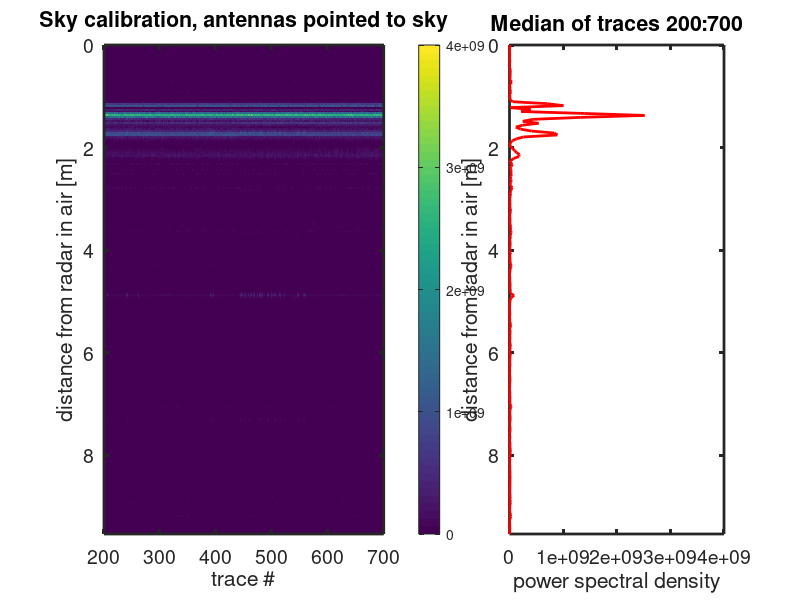
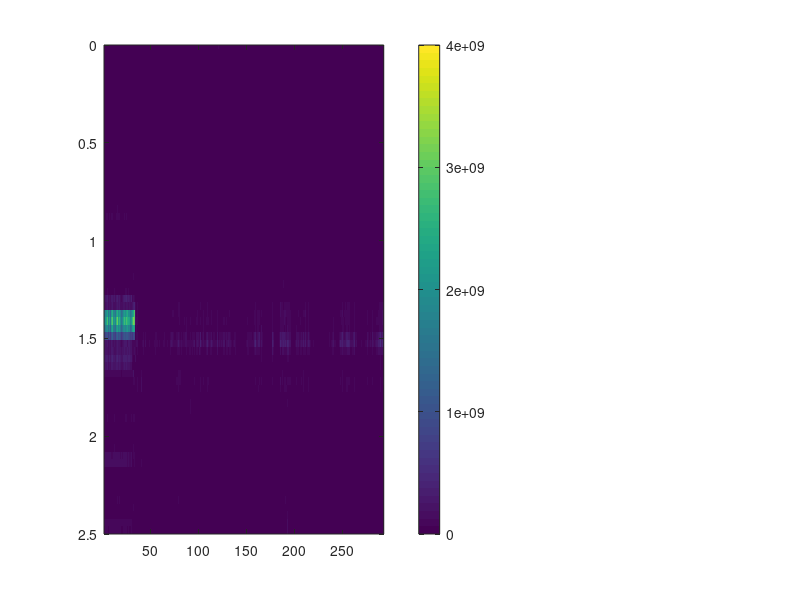

Here is the MATLAB script that generated these plots, in order: (Note: this script raises an error after producing the figures.)
% Radar test at Cat Creek Summit 12/23/2022
% HP Marshall
% Radar by Adrian Tang et al, JPL and UCLA, as part of NASA IIP20

flow=15e9; % [Hz] start freq
fhigh=15.996e9; % [Hz] stop freq
BW=fhigh-flow; % [Hz] bandwidth
Tpl=67.55e-6; % [s] pulse length
Fs=122.88e6; % [Hz] sample rate
v=3.0e8; % [m/s] speed in air

N=2^15; % number of points in FFT

w=(0:N/2-1)/(N)*Fs; % frequencies sampled

d=0.5*w*Tpl/(BW)*v;

%%

%%d=0.5*w*Tpl/(BW)*v;
% first plot sky calibration
D=load('skycal.csv');
D=D'; % transpose due to collection in row vectors
Fs=120e6; % sample frequency
[nr,nc]=size(D);
ix=1:nc; iy=1:nr; d2=d(1:nr)
figure(1);clf
subplot(1,5,1:3)
imagesc(ix,d2,D,[0 4e9]); colorbar
axis([200 700 0 d2(end)])
title('Sky calibration, antennas pointed to sky')
xlabel('trace #'); ylabel('distance from radar in air [m]')
set(gca,'linewidth',2,'fontsize',14)
S=median(D(:,200:700),2); % get median sky calibration
subplot(1,5,4:5)
plot(S,d2,'r-','linewidth',2)
set(gca, 'ydir','reverse')
axis([0 4e9 0 d2(end)])
set(gca,'linewidth',2,'fontsize',14)
title('Median of traces 200:700')
xlabel('power spectral density')
ylabel('distance from radar in air [m]')

%% 

%% now up-down experiment
D=load('data4.csv');
D=D'; % transpose due to collection in row vectors
[nr,nc]=size(D);
ix=1:nc; iy=1:nr; d2=d(1:nr)
figure(2);clf
subplot(1,5,1:3)
imagesc(ix,d2,D,[0 4e9]); colorbar
hold on; plot([400 400],[0 4],'r-','linewidth',4)
hold on; plot([600 600],[0 4],'g-','linewidth',4)
axis([1 nc 0 2.5])
text(1e3,2,'snow surface','fontsize',14,'fontweight','bold','color','w')
text(800,1.25,'snow surface','fontsize',14,'fontweight','bold','color','w')
M1=median(D(:,390:410),2); % get median at low point calibration
M2=median(D(:,590:610),2); % get median at high point calibration
subplot(1,5,4:5)
plot(M1,d2,'r-','linewidth',3); hold on
plot(M2,d2,'g-','linewidth',3)
plot(S,d2,'c-','linewidth',1.5)
h=legend('traces 375-425','traces 1-100','sky calibration')
set(gca, 'ydir','reverse')
axis([0 4e9 0 2.5])
set(gca,'linewidth',2,'fontsize',14)
title('Median of traces')
xlabel('power spectral density')
ylabel('distance from radar in air [m]')
text(3e9,1.6,'snow surface','fontsize',14,'fontweight','bold','color','g')
text(2.5e9,2,'snow surface','fontsize',14,'fontweight','bold','color','r')
%%

%% now a profile
D=load('data.csv');
D=D'; % transpose due to collection in row vectors
[nr,nc]=size(D);
ix=1:nc; iy=1:nr; d2=d(1:nr)
figure(3);clf
subplot(1,5,1:3)
imagesc(ix,d2,D,[0 5e9]); colorbar
axis([1 nc 0.5 3])
hold on; plot([1500 1500],[0 4],'k-','linewidth',3)
hold on; plot([700 700],[0 4],'r-','linewidth',4)
hold on; plot([100 100],[0 4],'g-','linewidth',4)
text(200,1.6,'snow surface','fontsize',14,'fontweight','bold','color','w')
text(1260,1.56,'snow surface','fontsize',14,'fontweight','bold','color','w')
text(20,2.2,'ground','fontsize',14,'fontweight','bold','color','w')
text(1200,2.17,'ground','fontsize',14,'fontweight','bold','color','w')
text(600,2.4,'low ground return - off nadir?','fontsize',14,'fontweight','bold','color','w')
text(1600,1,'up-down','fontsize',18,'fontweight','bold','color','w')
text(500,1,'~20 meter profile','fontsize',18,'fontweight','bold','color','w')
xlabel('trace #'); ylabel('distance from radar in air [m]')
set(gca,'linewidth',2,'fontsize',14)
M1=median(D(:,90:110),2); % get median at low point calibration
M2=median(D(:,690:710),2); % get median at high point calibration
subplot(1,5,4:5)
plot(M1,d2,'r-','linewidth',3); hold on
plot(M2,d2,'g-','linewidth',3)
plot(S,d2,'c-','linewidth',1.5)
h=legend('high ground return','low ground return','sky calibration')
set(gca, 'ydir','reverse')
axis([0 5e9 0 3])
set(gca,'linewidth',2,'fontsize',14)
title('Median of traces')
xlabel('power spectral density')
ylabel('distance from radar in air [m]')
%text(0.5e9,1.2,'snow surface','fontsize',14,'fontweight','bold','color','g')
text(3e9,1.65,'snow surface','fontsize',14,'fontweight','bold','color','g')
%text(0.5e9,2.3,'ground?','fontsize',14,'fontweight','bold','color','g')
text(0.6e9,1.75,'snow surface','fontsize',14,'fontweight','bold','color','r')
text(3e9,2.1,'ground','fontsize',14,'fontweight','bold','color','r')


%% compare 2 directions
D=load('data.csv');
D=D'; % transpose due to collection in row vectors
D=D(:,140:1400); % grab first 1400 traces
[nr,nc]=size(D);
ix=1:nc; iy=1:nr; d2=d(1:nr)
figure(4);clf
subplot(2,1,1)
imagesc(ix,d2,D,[0 5e9]); colorbar
axis([1 nc 0.5 3])
xlabel('trace #'); ylabel('distance from radar in air [m]')
set(gca,'linewidth',2,'fontsize',14)
text(200,1.5,'snow surface','fontsize',14,'fontweight','bold','color','w')
text(1100,1.5,'snow surface','fontsize',14,'fontweight','bold','color','w')
text(20,2.2,'ground','fontsize',14,'fontweight','bold','color','w')
text(1100,2.17,'ground','fontsize',14,'fontweight','bold','color','w')
text(500,2.4,'low ground return - off nadir?','fontsize',14,'fontweight','bold','color','w')
subplot(2,1,2)
D2=load('data1.csv');
D2=D2'; % transpose due to collection in row vectors
D2=fliplr(D2(:,140:1400)); % grab first 1400 traces, and reverse (profile performed opposite dir)
[nr,nc]=size(D2);
ix=1:nc; iy=1:nr; d2=d(1:nr)
imagesc(ix,d2,D2,[0 5e9]); colorbar
axis([1 nc 0.5 3])
xlabel('trace #'); ylabel('distance from radar in air [m]')
set(gca,'linewidth',2,'fontsize',14)
text(200,1.5,'snow surface','fontsize',14,'fontweight','bold','color','w')
text(1100,1.5,'snow surface','fontsize',14,'fontweight','bold','color','w')
text(20,2.2,'ground','fontsize',14,'fontweight','bold','color','w')
text(1100,2.17,'ground','fontsize',14,'fontweight','bold','color','w')
text(500,2.4,'low ground return - off nadir?','fontsize',14,'fontweight','bold','color','w')

%%
%% compare 2 directions
D=load('data2.csv');
D=D'; % transpose due to collection in row vectors
D=D(:,100:1900); % grab first 1400 traces
[nr,nc]=size(D);
ix=1:nc; iy=1:nr; d2=d(1:nr)
figure(5);clf
subplot(2,5,1:3)
imagesc(ix,d2,D,[0 5e9]); colorbar
axis([1 nc 0.5 3])
hold on; plot([840 840],[0 4],'r-','linewidth',3)
hold on; plot([940 940],[0 4],'r-','linewidth',3)
hold on; plot([1500 1500],[0 4],'g-','linewidth',3)
hold on; plot([1600 1600],[0 4],'g-','linewidth',3)

xlabel('trace #'); ylabel('distance from radar in air [m]')
set(gca,'linewidth',2,'fontsize',14)
text(200,1.45,'snow surface','fontsize',14,'fontweight','bold','color','w')
text(1100,1.45,'snow surface','fontsize',14,'fontweight','bold','color','w')
text(20,2.2,'ground','fontsize',14,'fontweight','bold','color','w')
text(1100,2.17,'ground','fontsize',14,'fontweight','bold','color','w')
M1=median(D(:,840:940),2); % get median at low point calibration
M2=median(D(:,1500:1600),2); % get median at high point calibration
subplot(2,5,4:5)
plot(M1,d2,'r-','linewidth',3); hold on
plot(M2,d2,'g-','linewidth',3)
%plot(S,d2,'c-','linewidth',1.5)
h=legend('shallow','deep')  %,'sky calibration')
set(gca, 'ydir','reverse')
axis([0 3e9 0 3])
set(gca,'linewidth',2,'fontsize',14)
title('Median of traces')
xlabel('power spectral density')
ylabel('distance from radar in air [m]')
text(2.45e9,1.65,'snow surface','fontsize',14,'fontweight','bold','color','r')
text(2.6e9,1.5,'snow surface','fontsize',14,'fontweight','bold','color','g')
text(0.75e9,1.9,'ground','fontsize',14,'fontweight','bold','color','r')
text(0.6e9,2.1,'ground','fontsize',14,'fontweight','bold','color','g')


%text(500,2.4,'low ground return - off nadir?','fontsize',14,'fontweight','bold','color','w')
subplot(2,5,6:8)
D2=load('data3.csv');
D2=D2'; % transpose due to collection in row vectors
D2=fliplr(D2(:,100:1900)); % grab first 1400 traces, and reverse (profile performed opposite dir)
[nr,nc]=size(D2);
ix=1:nc; iy=1:nr; d2=d(1:nr)
imagesc(ix,d2,D2,[0 5e9]); colorbar
axis([1 nc 0.5 3])
hold on; plot([840 840],[0 4],'r-','linewidth',3)
hold on; plot([940 940],[0 4],'r-','linewidth',3)
hold on; plot([1500 1500],[0 4],'g-','linewidth',3)
hold on; plot([1600 1600],[0 4],'g-','linewidth',3)
xlabel('trace #'); ylabel('distance from radar in air [m]')
set(gca,'linewidth',2,'fontsize',14)
text(200,1.45,'snow surface','fontsize',14,'fontweight','bold','color','w')
text(1100,1.45,'snow surface','fontsize',14,'fontweight','bold','color','w')
text(20,2.2,'ground','fontsize',14,'fontweight','bold','color','w')
text(1100,2.17,'ground','fontsize',14,'fontweight','bold','color','w')
M1=median(D2(:,840:940),2); % get median at low point calibration
M2=median(D2(:,1500:1600),2); % get median at high point calibration
subplot(2,5,9:10)
plot(M1,d2,'r-','linewidth',3); hold on
plot(M2,d2,'g-','linewidth',3)
%plot(S,d2,'c-','linewidth',1.5)
h=legend('shallow','deep') %,'sky calibration')
set(gca, 'ydir','reverse')
axis([0 3e9 0 3])
set(gca,'linewidth',2,'fontsize',14)
title('Median of traces')
xlabel('power spectral density')
ylabel('distance from radar in air [m]')
text(0.65e9,1.6,'snow surface','fontsize',14,'fontweight','bold','color','r')
text(1.4e9,1.55,'snow surface','fontsize',14,'fontweight','bold','color','g')
text(1.4e9,1.8,'ground','fontsize',14,'fontweight','bold','color','r')
text(0.75e9,1.95,'ground','fontsize',14,'fontweight','bold','color','g')

%% one figure comparing the long profile to the magnaprobe
%% densities
rho=[493, 401, 354, 254, 374];
mrho=mean(rho);
es=e_snowdry(mrho,15.5e9,-5);
vsnow=v./sqrt(real(es)); % snow velocity
d3=2*(d2*vsnow/v-1.18); % correct depth scale, set surface to ~0

figure(6); clf
subplot(2,5,1:3)
D2=load('data3.csv');
D2=D2'; % transpose due to collection in row vectors
D2=fliplr(D2(:,100:1900)); % grab first 1400 traces, and reverse (profile performed opposite dir)
[nr,nc]=size(D2);
ix=1:nc; iy=1:nr; d2=d(1:nr)
imagesc(ix,d3,D2,[0 5e9]); colorbar
axis([1 nc -0.5 1.25])
hold on; plot([1 1],[-0.5 4],'r-','linewidth',3)
hold on; plot([20 20],[-0.5 4],'r-','linewidth',3)
hold on; plot([1500 1500],[-0.5 4],'g-','linewidth',3)
hold on; plot([1600 1600],[-0.5 4],'g-','linewidth',3)
xlabel('trace #'); ylabel('distance from radar in snow [m]')
title('profile with depth in snow')
set(gca,'linewidth',2,'fontsize',14)
text(200,1.45,'snow surface','fontsize',14,'fontweight','bold','color','w')
text(1100,1.45,'snow surface','fontsize',14,'fontweight','bold','color','w')
text(20,2.2,'ground','fontsize',14,'fontweight','bold','color','w')
text(1100,2.17,'ground','fontsize',14,'fontweight','bold','color','w')
M1=median(D2(:,1:30),2); % get median at low point calibration
M2=median(D2(:,1500:1600),2); % get median at high point calibration
subplot(2,5,4:5)
plot(M1,d3,'r-','linewidth',3); hold on
plot(M2,d3,'g-','linewidth',3)
%plot(S,d2,'c-','linewidth',1.5)
h=legend('shallow','deep') %,'sky calibration')
set(gca, 'ydir','reverse')
axis([0 3e9 -0.5 1.25])
set(gca,'linewidth',2,'fontsize',14)
title('Median of traces')
xlabel('power spectral density')
ylabel('distance from radar in snow [m]')
text(1.5e9,0,'snow surface','fontsize',14,'fontweight','bold','color','r')
text(0.2e9,0,'snow surface','fontsize',14,'fontweight','bold','color','g')
text(2.1e9,0.4,'ground','fontsize',14,'fontweight','bold','color','r')
text(0.5e9,0.9,'ground','fontsize',14,'fontweight','bold','color','g')

subplot(2,5,6:8)
PD=readtable('ProbeDepths.csv');
P1=PD.Var4(2:89)/100; ix=1:88
plot(ix,P1,'kx-','linewidth',2)
hold on; plot([1 1],[0.30 1],'r-','linewidth',3)
hold on; plot([3 3],[.30 1],'r-','linewidth',3)
hold on; plot([68 68],[.30 1],'g-','linewidth',3)
hold on; plot([72 72],[.30 1],'g-','linewidth',3)
set(gca,'linewidth',2,'fontsize',14)
title('Manual probe depth')
xlabel('measurement #'); ylabel('depth [m]')
subplot(2,5,9:10)
boxplot(P1)
%axis([10 130 0 35])
set(gca,'linewidth',2,'fontsize',14)
xlabel(''); ylabel('depth [m]')

S={'skyCal.png','upDown.png','deepProfile.png','compareProfile.png,...' ...
    'compareProfile2.png','snowProfile.png'};
for n=1:6
    figure(n)
    print(S{n},'-dpng')
end





